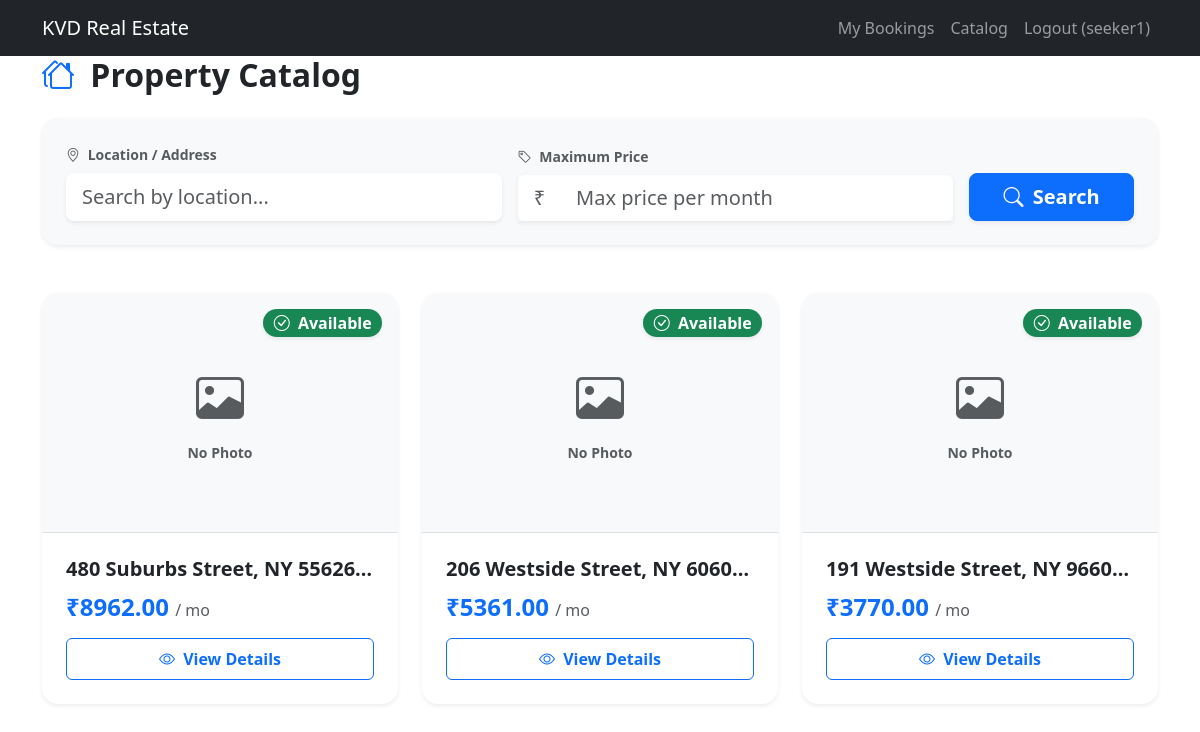
Before: /property/catalog/ (signed in) with the older database file.
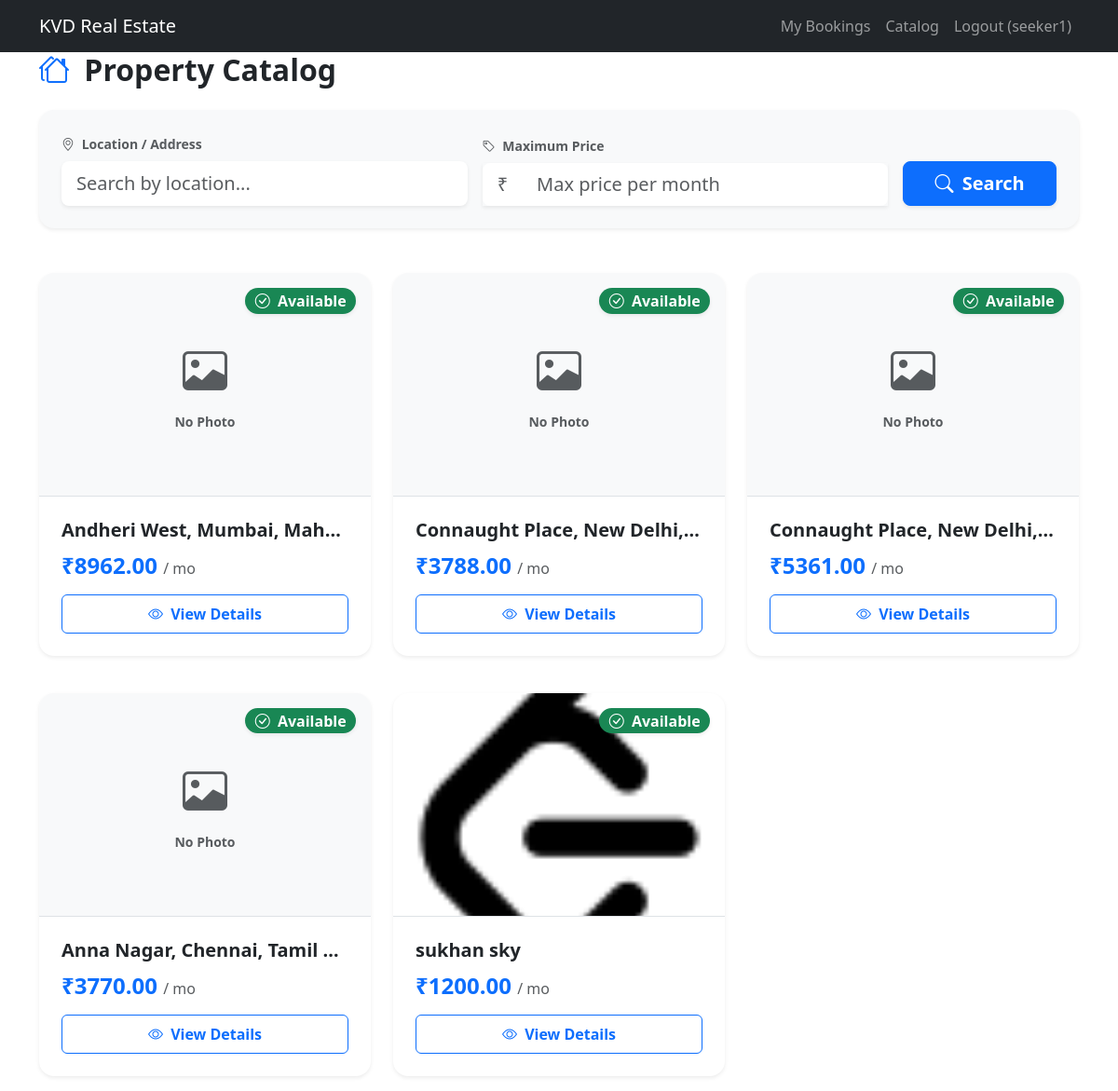
After: the same page with the newer database file.
### real_estate_app/models.py (models this page shows, shortened)
class Property(models.Model):
    STATUS_CHOICES = (
        ('Pending', 'Pending'),
        ('Live', 'Live'),
        ('Booked', 'Booked'),
        ('Rejected', 'Rejected'),
    )
    property_id = models.AutoField(primary_key=True)
    owner = models.ForeignKey(User, on_delete=models.CASCADE, related_name='properties')
    address = models.TextField()
    latitude = models.FloatField(blank=True, null=True)
    longitude = models.FloatField(blank=True, null=True)
    price = models.DecimalField(max_digits=10, decimal_places=2)
    photo = models.ImageField(upload_to='property_photos/', blank=True, null=True)
    status = models.CharField(max_length=10, choices=STATUS_CHOICES, default='Pending')

### real_estate_app/views.py (the view)
# urls.py: path('property/catalog/', views.property_catalog, name='property_catalog'),
@login_required
def property_catalog(request):
    if not request.user.is_seeker:
        return redirect('dashboard')
    properties = Property.objects.filter(status='Live')
    address_query = request.GET.get('address')
    max_price = request.GET.get('max_price')
    if address_query:
        properties = properties.filter(address__icontains=address_query)
    if max_price:
        properties = properties.filter(price__lte=max_price)
    return render(request, 'real_estate_app/property_catalog.html', {'properties': properties})

### templates/real_estate_app/property_catalog.html
{% extends 'base.html' %}
{% block content %}
<div class="row mb-5">
    <div class="col-12">
        <h2 class="mb-4 fw-bold"><i class="bi bi-houses me-2 text-primary"></i> Property Catalog</h2>
        <div class="card border-0 shadow-sm rounded-4 p-4 bg-light">
            <form method="get" class="row g-3 align-items-end">
                <div class="col-md-5">
                    <label for="address" class="form-label fw-bold text-muted small"><i class="bi bi-geo-alt me-1"></i>
                        Location / Address</label>
                    <input type="text" name="address" id="address"
                        class="form-control form-control-lg border-0 shadow-sm" value="{{ request.GET.address }}"
                        placeholder="Search by location...">
                </div>
                <div class="col-md-5">
                    <label for="max_price" class="form-label fw-bold text-muted small"><i class="bi bi-tag me-1"></i>
                        Maximum Price</label>
                    <div class="input-group input-group-lg shadow-sm">
                        <span class="input-group-text bg-white border-0 text-muted">₹</span>
                        <input type="number" name="max_price" id="max_price" class="form-control border-0"
                            value="{{ request.GET.max_price }}" placeholder="Max price per month">
                    </div>
                </div>
                <div class="col-md-2 d-grid">
                    <button type="submit" class="btn btn-primary btn-lg shadow-sm fw-bold"><i
                            class="bi bi-search me-1"></i> Search</button>
                </div>
            </form>
        </div>
    </div>
</div>
<div class="row g-4">
    {% for property in properties %}
    <div class="col-md-6 col-lg-4 mb-3">
        <div class="card property-card h-100 shadow-sm border-0 rounded-4 overflow-hidden position-relative"
            style="transition: transform 0.2s ease, box-shadow 0.2s ease;"
            onmouseover="this.style.transform='translateY(-5px)'; this.style.boxShadow='0 .5rem 1rem rgba(0,0,0,.15)';"
            onmouseout="this.style.transform='translateY(0)'; this.style.boxShadow='0 .125rem .25rem rgba(0,0,0,.075)';">
            <span class="position-absolute top-0 end-0 m-3 badge bg-success fs-6 rounded-pill z-1 shadow-sm"><i
                    class="bi bi-check-circle me-1"></i> Available</span>
            {% if property.photo %}
            <img src="{{ property.photo.url }}" class="card-img-top border-bottom" alt="Property Image"
                style="height: 240px; object-fit: cover;">
            {% else %}
            <div class="card-img-top bg-light d-flex flex-column align-items-center justify-content-center text-muted border-bottom"
                style="height: 240px;">
                <i class="bi bi-image" style="font-size: 3rem;"></i>
                <span class="mt-2 small fw-bold">No Photo</span>
            </div>
            {% endif %}
            <div class="card-body d-flex flex-column p-4">
                <h5 class="card-title text-dark fw-bold mb-1 text-truncate" title="{{ property.address }}">
                    {{ property.address }}
                </h5>
                <h4 class="card-subtitle mt-2 mb-3 text-primary fw-bold">₹{{ property.price }} <span
                        class="text-muted fs-6 fw-normal">/ mo</span></h4>
                <div class="d-grid mt-auto">
                    <a href="{% url 'seeker_property_detail' property.property_id %}"
                        class="btn btn-outline-primary fw-bold py-2"><i class="bi bi-eye me-1"></i>
                        View Details</a>
                </div>
            </div>
        </div>
    </div>
    {% empty %}
    <div class="col-12 text-center py-5">
        <p class="text-muted fs-5">No properties found matching your criteria.</p>
    </div>
    {% endfor %}
</div>
{% endblock %}

Changed rows visible on the page:
changed Property: address "480 Suburbs Street, NY 55626…" → "Andheri West, Mumbai, Mah…"
now on this page (row edited): Property: photo "No Photo", address "Connaught Place, New Delhi,…", price "3788.00"
changed Property (number 3 of 5 on the later page): address "206 Westside Street, NY 6060…" → "Connaught Place, New Delhi,…"
changed Property: address "191 Westside Street, NY 9660…" → "Anna Nagar, Chennai, Tamil…"
added Property: photo (picture), address "sukhan sky", price "1200.00"
